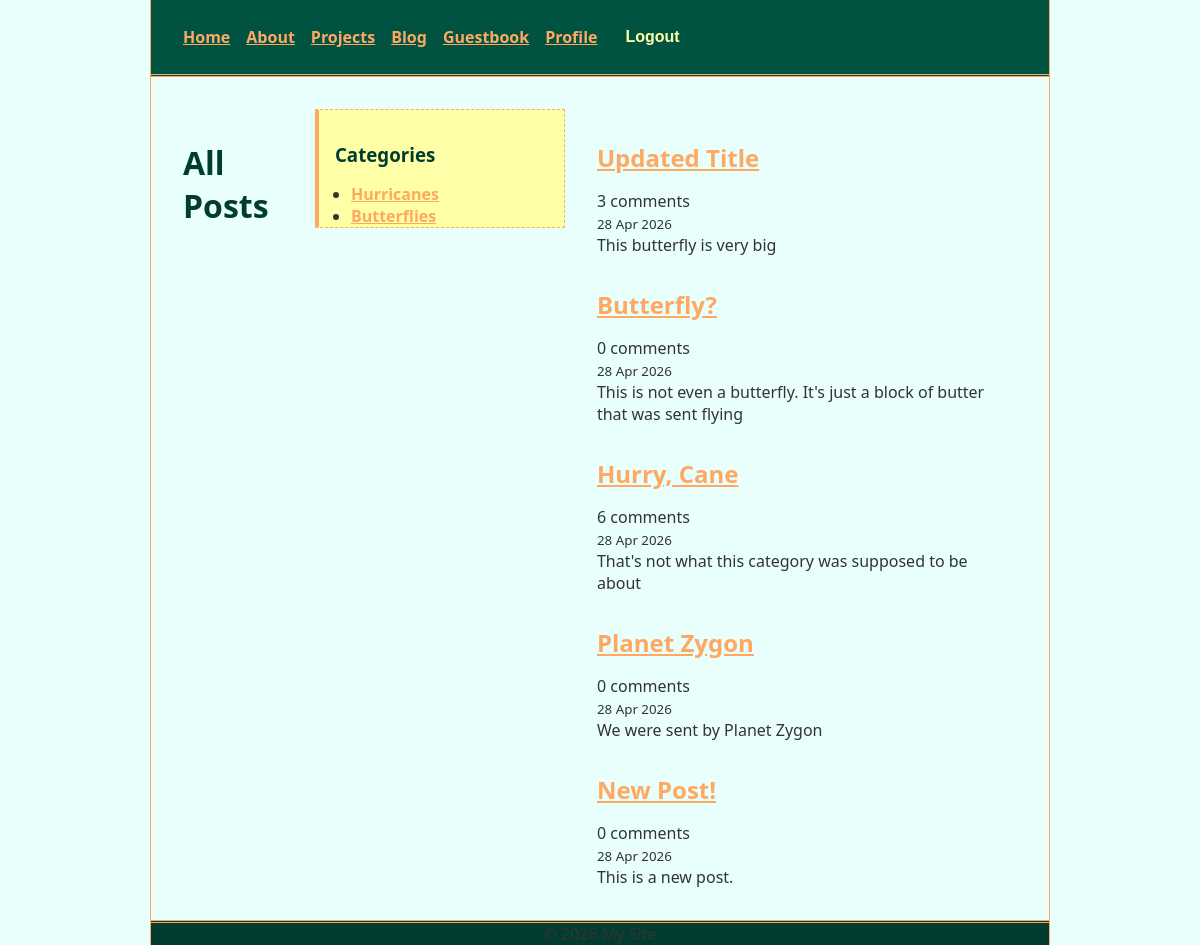
Page /blog/ (signed in) on the committed database.
### blog/models.py (models this page shows, shortened)
class Category(models.Model):
    name = models.CharField(max_length=100)
    slug = models.SlugField(unique=True)

class Post(models.Model):
    title    = models.CharField(max_length=200)
    slug     = models.SlugField(unique=True)
    body     = models.TextField()
    pub_date = models.DateTimeField(auto_now_add=True)
    category = models.ForeignKey(Category, on_delete=models.SET_NULL, null=True, blank=True, related_name="posts")
    view_count = models.PositiveIntegerField(default=0)
    class Meta:
        ordering = ["-pub_date"]   # newest first

### blog/views.py (the view)
# urls.py: path("", views.post_list, name="post-list"),
def post_list(request):
    posts = (Post.objects.select_related("category")
                .annotate(comment_count=Count("comments")))
    categories = Category.objects.all()
    context = {
        "posts": posts,
        "categories": categories,
    }
    return render(request, "blog/post-list.html", context)

### blog/templates/blog/post-list.html (shortened to what this page needs)
{% extends "pages/base.html" %}
{% block content %}
<h1>
    {% if active_category %}Posts in: {{ active_category.name }}
    {% else %}All Posts{% endif %}
</h1>
<aside>
    <h3>Categories</h3>
    <ul>
        {% for cat in categories %}
        <li><a href="{% url 'blog:category-posts' cat.slug %}">{{ cat.name }}</a></li>
        {% endfor %}
    </ul>
</aside>
<section>
    {% for post in posts %}
    <article>
        <h2><a href="{% url 'blog:post-detail' post.slug %}">{{ post.title }}</a></h2>
        <p>{{ post.comment_count }} comment{{ post.comment_count|pluralize }}</p>
        <small>{{ post.pub_date|date:"d M Y" }}</small>
        <p>{{ post.body|truncatewords:30 }}</p>
    </article>
    {% empty %}
    <p>No posts yet.</p>
    {% endfor %}
</section>
{% endblock %}

### pages/static/pages/style.css (style rules this page uses)
*, *::before, *::after { box-sizing: border-box; margin: 0; padding: 0; }
:root { --primary-color: #ffa861; --dark-orange: #713300; --dark-color: #003d30; --text-color: #333; --bg-color: #e8fffc; --bg-color-header: #005341; --bg-color-footer: #003d30; --text-color-inverted: #c3f0e6; --bg-color-light: #feffa6; --font-main: 'Segoe UI', system-ui, sans-serif; --spacing-md: 1rem; --spacing-lg: 2rem; }
body { max-width: 900px; min-height: 100vh; margin: 0 auto; color: var(--text-color); background-color: var(--bg-color); font-family: var(--font-main); font-size: 16px; border-left: 1px solid var(--primary-color); border-right: 1px solid var(--primary-color); }
h1, h2, h3 { color: var(--dark-color); margin-bottom: var(--spacing-md); margin-top: var(--spacing-lg); }
a { color: var(--primary-color); font-weight: 700; }
article { margin-right: 2rem; }
aside { border: 1px dashed var(--primary-color); border-left: 4px solid var(--primary-color); padding-left: 1rem; background-color: var(--bg-color-light); }
ul { margin-left: 1rem; }
body { display: flex; flex-direction: column; justify-content: flex-start; }
article { flex: 1; }
aside { flex: 0 0 250px; }

### rows in the picture
Category: name "Hurricanes"
Category: name "Butterflies"
Post: title "Updated Title", comment_count "3", pub_date "28 Apr 2026", body "This butterfly is very big"
Post: title "Butterfly?", comment_count "0", pub_date "28 Apr 2026", body "This is not even a butterfly. It's just a block of butter that was sent flying"
Post: title "Hurry, Cane", comment_count "6", pub_date "28 Apr 2026", body "That's not what this category was supposed to be about"
Post: title "Planet Zygon", comment_count "0", pub_date "28 Apr 2026", body "We were sent by Planet Zygon"
Post: title "New Post!", comment_count "0", pub_date "28 Apr 2026", body "This is a new post."
